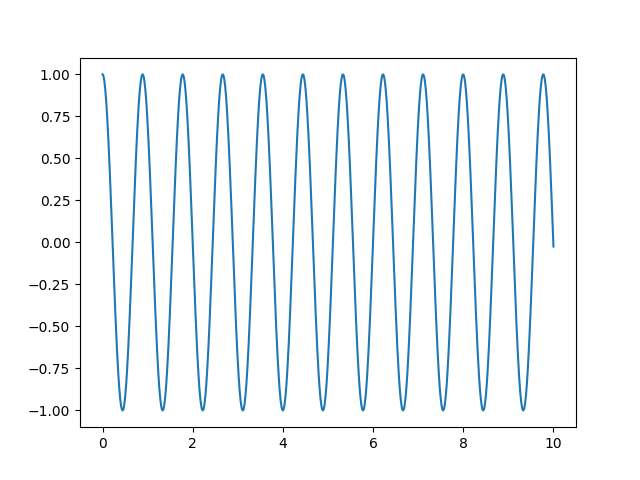

This figure's Python source:
import numpy as np
import matplotlib.pylab as plt


data1=np.loadtxt('datos-array.txt')
x=data1[:,0]
y=data1[:,1]
v= data1[:,2]
plt.figure(1)
plt.plot(x,y)
plt.savefig('rk4.png')

plt.figure(2)
plt.plot(y,v)
plt.savefig('yvsvelrk4.png')

data=np.loadtxt('datos-arrayfriccion.txt')
x1=data[:,0]
y1=data[:,1]
v1= data[:,2]
plt.figure(3)
plt.plot(x1,y1)
plt.savefig('rk4friccion.png')

plt.figure(4)
plt.plot(y1,v1)
plt.savefig('yvsvelrk4friccion.png')

